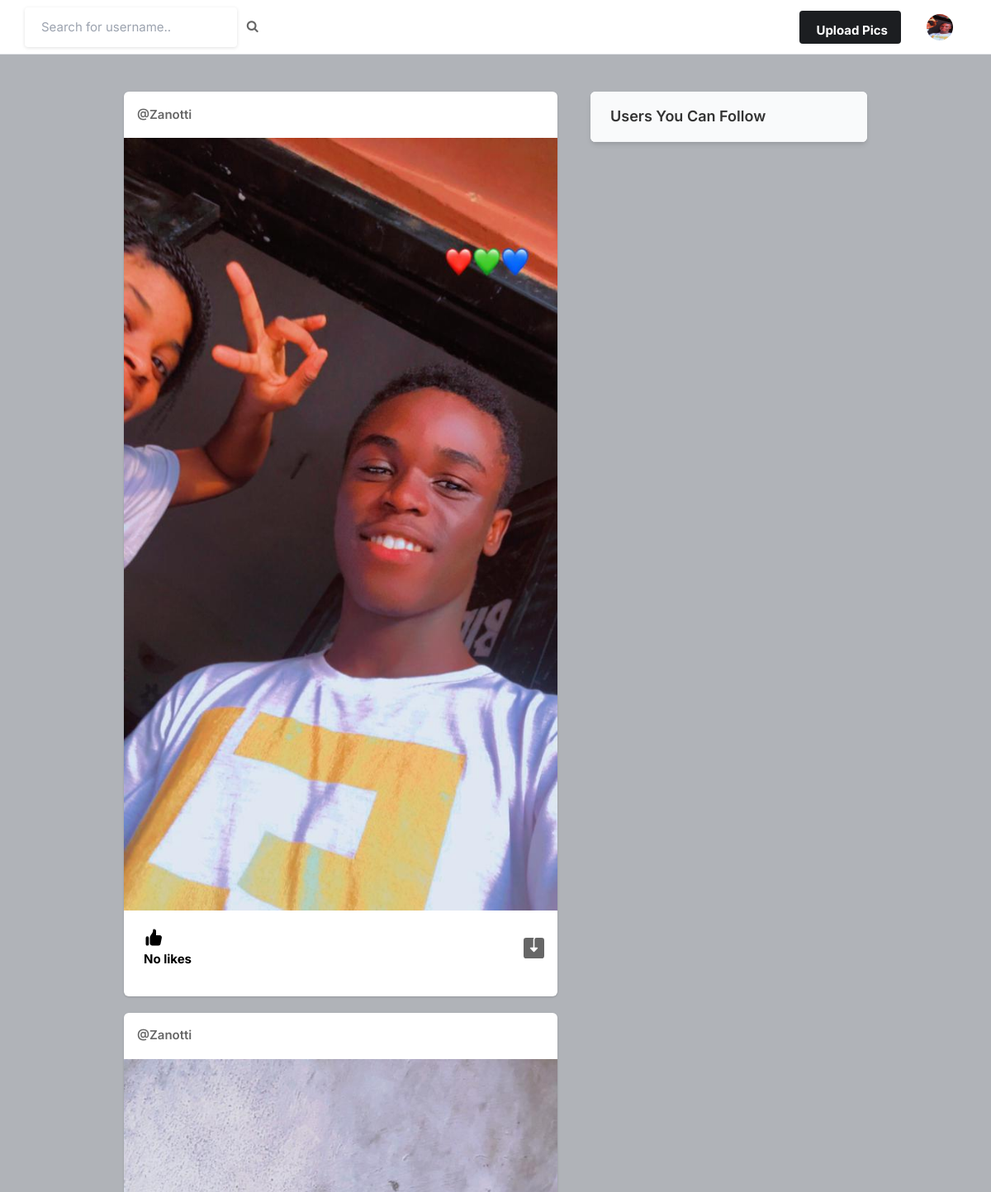
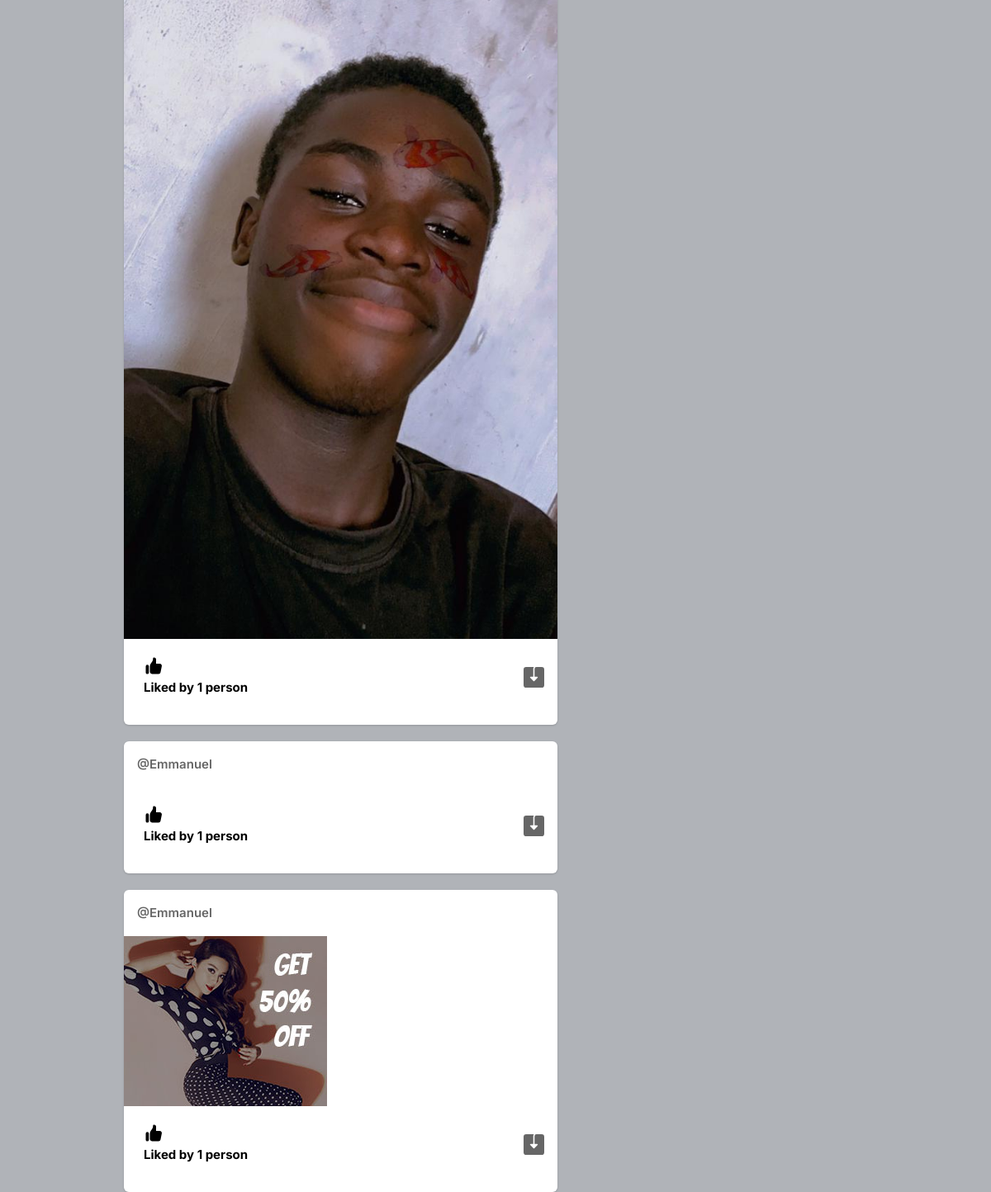
Page / (signed in) on the earlier database version (2 pictures, top to bottom).
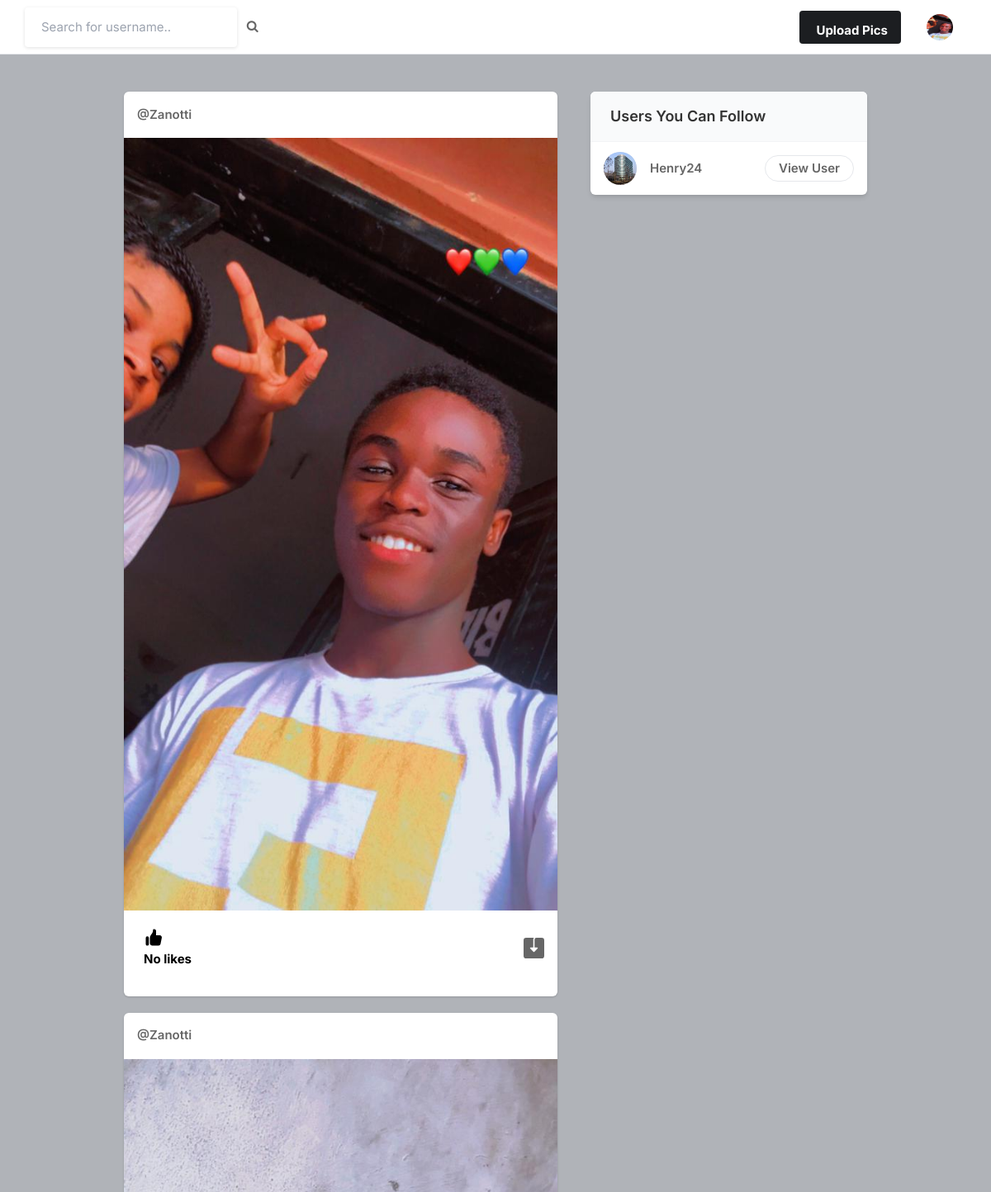
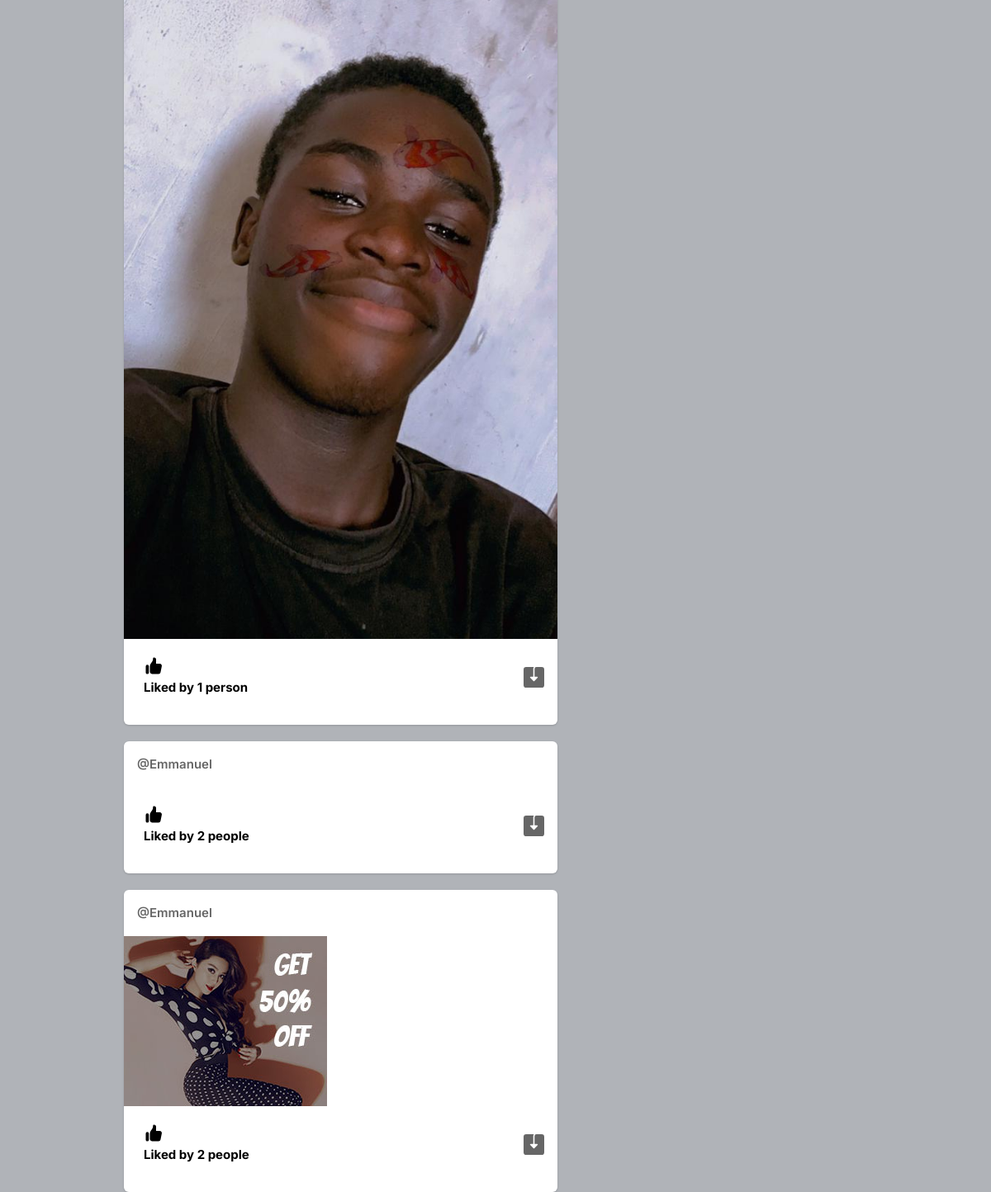
Same page on the later database version (2 pictures, top to bottom).
### app/models.py (models this page shows, shortened)
class Profile(models.Model):
    user = models.ForeignKey(User, on_delete=models.CASCADE)
    id_user = models.IntegerField()
    bio = models.TextField(blank=True)
    profileimg = models.ImageField(upload_to="profile_images", default="facebook-office.jpg")
    location = models.CharField(max_length=100, blank=True)

class Post(models.Model):
    id = models.UUIDField(primary_key=True, default=uuid.uuid4)
    user = models.CharField(max_length=100)
    image = models.ImageField(upload_to='posts')
    caption = models.TextField()
    created_at = models.DateTimeField(default=datetime.now())
    likes = models.IntegerField(default=0)

### app/views.py (the view)
# urls.py: path('', views.index, name="index"),
@login_required(login_url="signin")
def index(request):
    user_object = User.objects.get(username=request.user.username)
    user_profile = Profile.objects.get(user=user_object)
    posts = Post.objects.all()
    feed = []
    for i in posts:
        if FollowersCount.objects.filter(user=i.user, follower=request.user.username).exists():
            feed.append(i)
        if i.user == request.user.username:
            feed.append(i)
    users = User.objects.all()
    user_following = FollowersCount.objects.filter(follower=request.user.username)
    user_following_objects = []
    for user in user_following:
        _user = User.objects.get(username=user.user)
        user_following_objects.append(_user)
    user_suggestions = [x for x in list(users) if (x not in user_following_objects) and (x != user_object)]
    random.shuffle(user_suggestions)
    user_suggestions_ids = []
    user_suggestion_list = []
    for user in user_suggestions:
        user_suggestions_ids.append(user.id)
    for ids in user_suggestions_ids:
        profiles = Profile.objects.filter(id_user=ids)
        if profiles:
            user_suggestion_list.append(profiles)
    suggestions_profile_list = list(chain(*user_suggestion_list))
    context = {
        "user_profile": user_profile,
        "posts": feed,
        "suggestions_username_profile_list": suggestions_profile_list[:4]
        }
    return render(request, "index.html", context)

### templates/index.html (shortened to what this page needs)
{% load static %}
<!DOCTYPE html>
<html lang="en">
<head>
    <link rel="stylesheet" href="{% static 'assets/css/icons.css' %}">
    <link rel="stylesheet" href="{% static 'assets/css/uikit.css' %}">
    <link rel="stylesheet" href="{% static 'assets/css/style.css' %}">
    <link rel="stylesheet" href="{% static 'assets/css/tailwind.css' %}">
    <link rel="stylesheet" href="https://cdnjs.cloudflare.com/ajax/libs/font-awesome/4.7.0/css/font-awesome.min.css">
</head>
<body>
            <header>
                <div class="header_inner">
                    <form action="/search" method="POST">
                    <div class="left-side">
                            <input type="text" name="username" placeholder="Search for username..">&nbsp; &nbsp;
                                <button type="submit"><i class="fa fa-search fa-1x"></i></button>
                    </div>
                    </form>
                    <div class="right-side lg:pr-4">
                        <a href="#"
                            class="bg-pink-500 flex font-bold hidden hover:bg-pink-600 hover:text-white inline-block items-center lg:block max-h-10 mr-4 px-4 py-2 rounded shado text-white">
                              Upload Pics
                        </a>
                        <a href="#">
                            <img src="{{user_profile.profileimg.url}}" class="header-avatar" alt="">
                        </a>
                    </div>
                </div>
            </header>
            <div class="container m-auto">
                <div class="lg:flex justify-center lg:space-x-10 lg:space-y-0 space-y-5">
                    <div class="space-y-5 flex-shrink-0 lg:w-7/12">
                        {% for post in posts reversed %}
                        <div class="bg-white shadow rounded-md  -mx-2 lg:mx-0">
                            <div class="flex justify-between items-center px-4 py-3">
                                <div class="flex flex-1 items-center space-x-4">
                                    <span class="block font-semibold "><a href="/profile/{{post.user}}">@{{post.user}}</a></span>
                                </div>
                              <div>
                                <a href="#"> <i class="icon-feather-more-horizontal text-2xl hover:bg-gray-200 rounded-full p-2 transition -mr-1 "></i> </a>
                              </div>
                            </div>
                            <div uk-lightbox>
                                <a href="{{post.image.url}}">
                                    <img src="{{post.image.url}}" alt="">
                                </a>
                            </div>
                            <div class="py-3 px-4 space-y-3">
                                <div class="flex space-x-4 lg:font-bold">
                                    <a href="/like-post?post_id={{post.id}}" class="flex items-center space-x-2">
                                        <div class="p-2 rounded-full text-black">
                                            {% if post.likes == 0 %}
                                            <p>No likes</p>
                                            {% elif post.likes == 1 %}
                                            <p>Liked by {{post.likes}} person</p>
                                            {% else %}
                                            <p>Liked by {{post.likes}} people</p>
                                            {% endif %}
                                        </div>
                                    </a>
                                    <a href="{{post.image.url}}" class="flex items-center space-x-2 flex-1 justify-end" download>
                                    </a>
                                </div>
                            </div>
                        </div>
                        {% endfor %}
                    </div>
                    <div class="lg:w-5/12">
                        <div class="bg-white  shadow-md rounded-md overflow-hidden">
                            <div class="bg-gray-50  border-b border-gray-100 flex items-baseline justify-between py-4 px-6 ">
                                <h2 class="font-semibold text-lg">Users You Can Follow</h2>
                            </div>
                            <div class="divide-gray-300 divide-gray-50 divide-opacity-50 divide-y px-4 ">
                                {% for suggestion in suggestions_username_profile_list %}
                                <div class="flex items-center justify-between py-3">
                                    <div class="flex flex-1 items-center space-x-4">
                                        <a href="/profile/{{suggestion.user}}">
                                            <img src="{{suggestion.profileimg.url}}" class="bg-gray-200 rounded-full w-10 h-10">
                                        </a>
                                        <div class="flex flex-col">
                                            <span class="block capitalize font-semibold"> {{suggestion.user}} </span>
                                        </div>
                                    </div>
                                    <a href="/profile/{{suggestion.user}}" class="border border-gray-200 font-semibold px-4 py-1 rounded-full hover:bg-pink-600 hover:text-white hover:border-pink-600 "> View User </a>
                                </div>
                                {% endfor %}
                            </div>
                        </div>
                    </div>
                </div>
            </div>
</body>
</html>

### static/assets/css/style.css (style rules this page uses)
body { background-color: #B0B3B8!important; }
button { vertical-align: middle; }
input { height: 48px; line-height: 48px; padding: 0 20px; outline: none; font-size: 15px; color: #808080; max-width: 100%; width: 100%; -webkit-box-sizing: border-box; box-sizing: border-box; display: block; font-weight: 400; opacity: 1; border-radius: 4px; border: none; -webkit-box-shadow: 0 1px 4px 0px rgba(0, 0, 0, 0.12); box-shadow: 0 1px 4px 0px rgba(0, 0, 0, 0.12); }
input[type="text"], input[type="password"], input[type="email"], input[type="number"] { height: 48px; line-height: 48px; padding: 0 20px; outline: none; font-size: 15px; color: #808080; max-width: 100%; width: 100%; -webkit-box-sizing: border-box; box-sizing: border-box; display: block; font-weight: 400; opacity: 1; border-radius: 4px; border: none; -webkit-box-shadow: 0 1px 4px 0px rgba(0, 0, 0, 0.12); box-shadow: 0 1px 4px 0px rgba(0, 0, 0, 0.12); }
input { -webkit-transition: all 0.1s ease-in-out; transition: all 0.1s ease-in-out; }
::placeholder { color: #808080; opacity: 1; }
button { border: none; margin: 0; padding: 0; width: auto; overflow: visible; background: transparent; color: inherit; font: inherit; line-height: normal; cursor: pointer; }
a { color: #be185d; -webkit-transition: 0.3s; transition: 0.3s; outline: none !important; }
button { outline: none !important; }
img { max-width: 100%; }
body { color: #666; font-size: 15px; line-height: 27px; background-color: #f0f2f5; font-family: "Inter", sans-serif; text-transform: none; }
body p { font-size: 15px; line-height: 27px; }
h1, h2, h3, h4, h5, h6 { font-family: "Inter", sans-serif; text-transform: none; }
input[type="text"], input[type="password"], input[type="email"] { font-family: "Inter", sans-serif; text-transform: none; }
button, body .pac-container { font-family: "Inter", sans-serif; text-transform: none; }
h1, h2, h3, h4, h5, h6 { color: #333; font-weight: 500; margin: 0; padding: 0; }
h2 { font-size: 26px; }
@media (min-width: 1024px) { .container { max-width: 900px !important; padding-top: 45px; } }
header { background-color: #fff; left: 0; right: 0; top: 0; z-index: 99; height: 66px; display: -webkit-box; display: -ms-flexbox; display: flex; -webkit-box-align: center; -ms-flex-align: center; align-items: center; border-bottom: 1px solid #e5e7eb; }
header .header_inner { display: -webkit-box; display: -ms-flexbox; display: flex; -webkit-box-align: center; -ms-flex-align: center; align-items: center; max-width: 1090px; margin: auto; width: 100%; max-width: 100% !important; padding: 0 30px; }
header .header_inner .left-side { display: -webkit-box; display: -ms-flexbox; display: flex; -webkit-box-align: center; -ms-flex-align: center; align-items: center; }
header .header_inner .right-side { display: -webkit-box; display: -ms-flexbox; display: flex; -webkit-box-align: center; -ms-flex-align: center; align-items: center; -webkit-box-pack: end; -ms-flex-pack: end; justify-content: flex-end; margin-left: auto; }
header .header_inner .right-side .header-avatar { width: 32px; height: 32px; border-radius: 100%; margin-left: 15px; }

Differences in the rows shown:
changed Post (number 3 of 4 on the later page): likes "1" → "2"; likes "person" → "people"
changed Post (number 4 of 4 on the later page): likes "1" → "2"; likes "person" → "people"
added Profile: profileimg (picture), user "Henry24"
